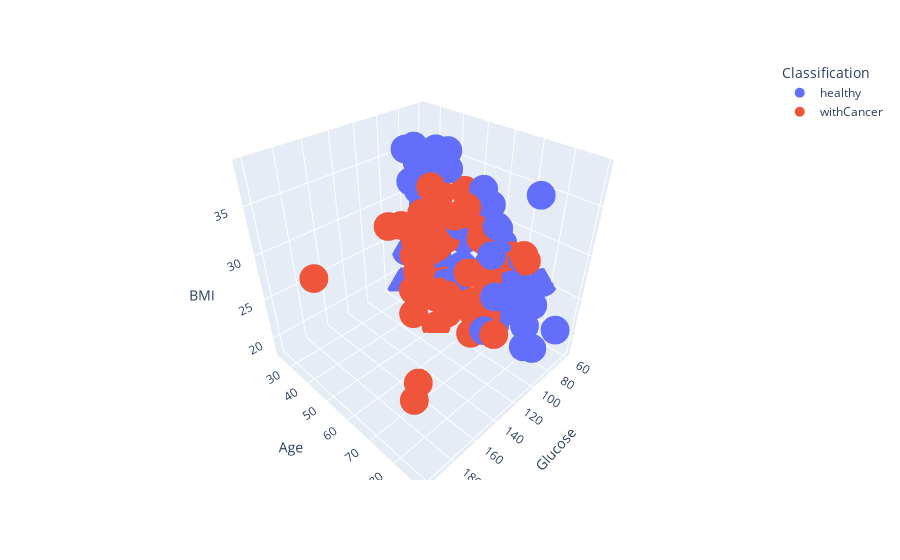
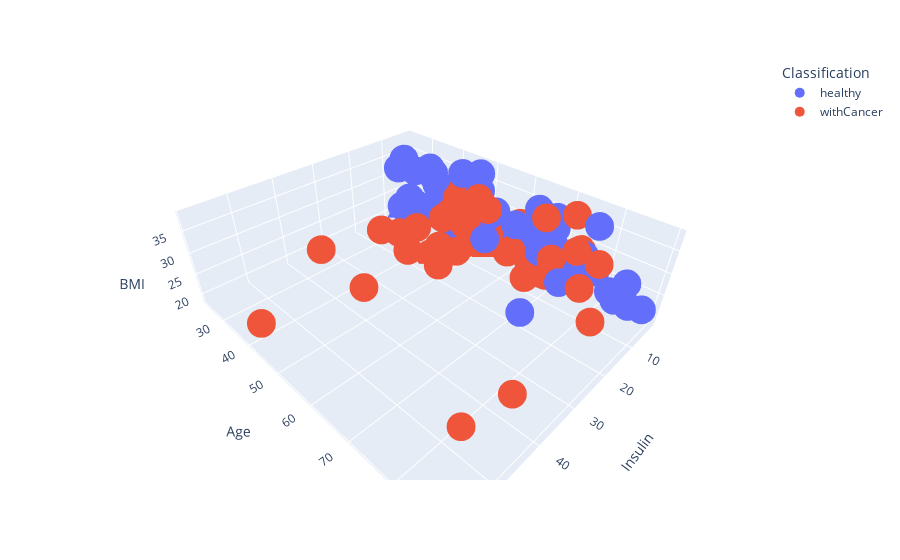
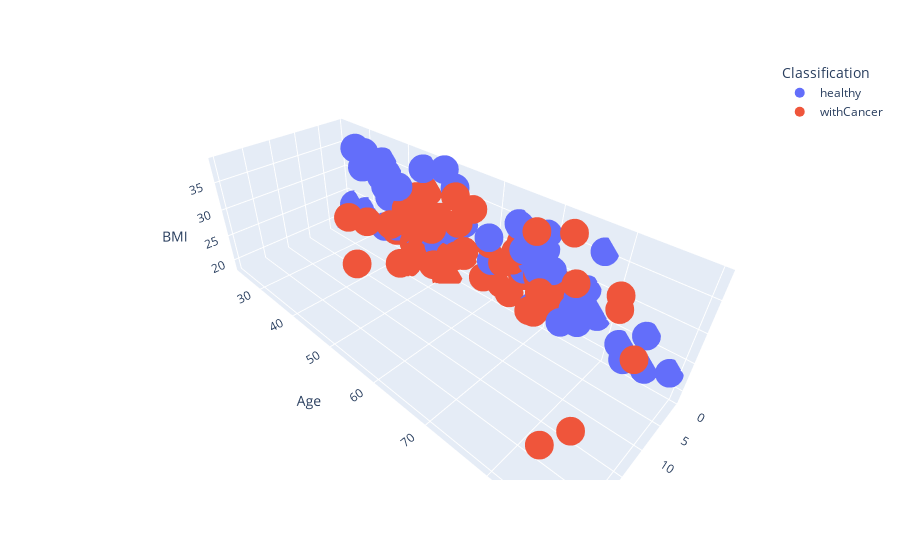
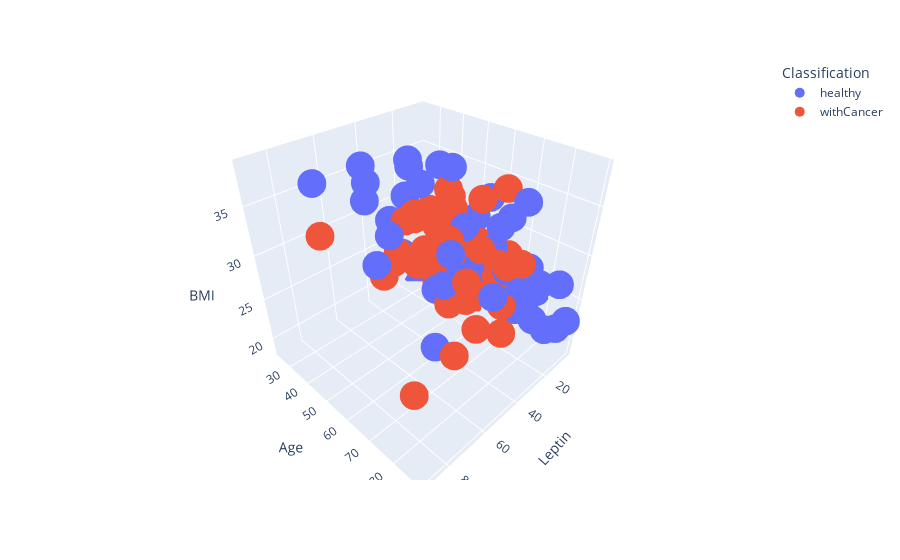

The code cell stored with these charts, in order, in its notebook:
### Markdown cell above
### Recolha de dados

### Code cell
# 64 patients with breast cancer and 52 healthy controls, 116 in total
# 1 - paciente sem cancro, 2 - paciente com cancro

file = pd.read_excel("../Data/dataR2.XLSX")
file = file.sample(frac=1).reset_index(drop=True) #Shuffle data
DataSet = pd.DataFrame(data=file.dropna()) #Remove NaN because of initial empty lines

# Find the indexes where the differente class samples are located
ixHealthy = np.where(DataSet['Classification'] == 1)
ixWithCancer = np.where(DataSet['Classification'] == 2)

# Define classes
Classes = ["healthy","withCancer"]

DataSet['Classification'].iloc[ixHealthy] = Classes[0]
DataSet['Classification'].iloc[ixWithCancer] = Classes[1] 

count = 0

for w in DataSet.columns:
    for i in DataSet.columns: 
        for n in DataSet.columns:
            if count > 10:
                x = input("Press Enter to continue or 'q' to quit: ")
                count = 0
                if x.lower() == 'q':
                    break

            if w == 'Classification' or i == 'Classification' or n == 'Classification' or w == i or w == n or i == n:
                continue
            fig = px.scatter_3d(x = DataSet[n], y = DataSet[w], z = DataSet[i], color = DataSet['Classification'], labels=dict(x = n, y = w, z = i , color = "Classification"))
            count += 1

            fig.update_traces(marker_size=10)
            fig.show()

### Figure 1 — Plotly figure (JSON) as saved in the notebook; plotly's stock layout.template omitted (floating-point values rounded to 4 significant figures)
{"data": [{"hovertemplate": "Classification=healthy<br>Glucose=%{x}<br>Age=%{y}<br>BMI=%{z}<extra></extra>", "legendgroup": "healthy", "marker": {"color": "#636efa", "size": 10, "symbol": "circle"}, "mode": "markers", "name": "healthy", "scene": "scene", "showlegend": true, "type": "scatter3d", "x": [92, 95, 75, 101, 78, 88, 83, 89, 84, 87, 79, 97, 83, 77, 83, 92, 90, 77, 90, 110, 101, 85, 87, 89, 102, 84, 80, 93, 94, 118, 90, 92, 85, 101, 60, 91, 86, 84, 90, 86, 70, 96, 76, 87, 106, 82, 94, 103, 77, 85, 82, 82], "y": [83, 64, 38, 66, 34, 24, 75, 43, 29, 34, 67, 73, 76, 51, 45, 49, 35, 68, 54, 76, 69, 77, 28, 69, 71, 47, 36, 69, 76, 76, 66, 86, 61, 53, 78, 82, 44, 35, 66, 36, 48, 85, 77, 32, 50, 66, 75, 60, 89, 75, 29, 25], "z": [20.69, 34.53, 23.34, 36.21, 21.47, 18.67, 23, 34.42, 32.27, 31.98, 29.61, 22, 29.22, 27.69, 37.04, 22.85, 35.25, 21.37, 30.48, 27.1, 35.09, 25.9, 35.86, 29.4, 30.3, 22.03, 34.17, 32.5, 27.2, 23.8, 31.45, 21.11, 32.04, 36.79, 25.3, 23.12, 20.76, 30.28, 27.7, 28.58, 23.5, 26.6, 35.59, 36.51, 38.58, 31.24, 25.7, 26.35, 22.7, 27.3, 23.01, 22.86]}, {"hovertemplate": "Classification=withCancer<br>Glucose=%{x}<br>Age=%{y}<br>BMI=%{z}<extra></extra>", "legendgroup": "withCancer", "marker": {"color": "#EF553B", "size": 10, "symbol": "circle"}, "mode": "markers", "name": "withCancer", "scene": "scene", "showlegend": true, "type": "scatter3d", "x": [128, 95, 105, 119, 77, 103, 90, 131, 85, 134, 100, 102, 95, 116, 94, 99, 97, 92, 74, 88, 134, 108, 98, 70, 196, 199, 92, 93, 139, 102, 90, 112, 103, 100, 86, 93, 92, 92, 114, 88, 92, 112, 99, 104, 106, 131, 201, 105, 92, 152, 97, 83, 103, 97, 87, 138, 98, 78, 89, 98, 100, 101, 86, 82], "y": [40, 38, 51, 54, 59, 40, 48, 68, 65, 73, 62, 68, 57, 45, 49, 48, 65, 45, 45, 46, 49, 69, 42, 49, 85, 48, 46, 51, 58, 45, 45, 69, 43, 81, 46, 42, 34, 55, 44, 74, 45, 71, 44, 71, 44, 60, 86, 72, 62, 75, 41, 72, 51, 65, 52, 86, 59, 49, 66, 64, 82, 43, 54, 72], "z": [30.84, 22.5, 18.37, 36.05, 28.67, 27.64, 28.12, 35.56, 29.67, 37.11, 26.84, 21.08, 34.84, 23.14, 20.96, 32.46, 32.05, 26.85, 20.83, 20.83, 32.46, 28.44, 29.3, 29.78, 27.69, 31.25, 33.18, 19.13, 29.15, 21.3, 29.38, 21.51, 31.25, 31.64, 22.21, 21.36, 24.24, 31.98, 19.56, 28.65, 20.26, 25.51, 27.89, 27.92, 24.74, 31.23, 26.67, 23.62, 22.66, 30.48, 26.67, 29.14, 22.89, 30.92, 30.8, 27.18, 22.83, 21.37, 26.56, 22.22, 31.22, 26.56, 24.22, 25.59]}], "layout": {"legend": {"title": {"text": "Classification"}, "tracegroupgap": 0}, "margin": {"t": 60}, "scene": {"domain": {"x": [0, 1], "y": [0, 1]}, "xaxis": {"title": {"text": "Glucose"}}, "yaxis": {"title": {"text": "Age"}}, "zaxis": {"title": {"text": "BMI"}}}}}

### Figure 2 — Plotly figure (JSON) as saved in the notebook; plotly's stock layout.template omitted (floating-point values rounded to 4 significant figures)
{"data": [{"hovertemplate": "Classification=healthy<br>Insulin=%{x}<br>Age=%{y}<br>BMI=%{z}<extra></extra>", "legendgroup": "healthy", "marker": {"color": "#636efa", "size": 10, "symbol": "circle"}, "mode": "markers", "name": "healthy", "scene": "scene", "showlegend": true, "type": "scatter3d", "x": [3.115, 4.427, 5.782, 15.53, 3.469, 6.107, 4.952, 23.19, 5.81, 4.53, 5.819, 3.35, 5.376, 3.855, 6.76, 3.226, 6.817, 3.226, 5.537, 26.21, 5.646, 4.58, 8.576, 10.7, 8.34, 2.869, 6.59, 5.43, 14.07, 6.47, 9.245, 3.549, 18.08, 10.18, 3.508, 4.498, 7.553, 4.376, 6.042, 4.345, 2.707, 4.462, 3.881, 14.03, 6.703, 4.181, 8.079, 5.138, 4.69, 5.197, 5.663, 4.09], "y": [83, 64, 38, 66, 34, 24, 75, 43, 29, 34, 67, 73, 76, 51, 45, 49, 35, 68, 54, 76, 69, 77, 28, 69, 71, 47, 36, 69, 76, 76, 66, 86, 61, 53, 78, 82, 44, 35, 66, 36, 48, 85, 77, 32, 50, 66, 75, 60, 89, 75, 29, 25], "z": [20.69, 34.53, 23.34, 36.21, 21.47, 18.67, 23, 34.42, 32.27, 31.98, 29.61, 22, 29.22, 27.69, 37.04, 22.85, 35.25, 21.37, 30.48, 27.1, 35.09, 25.9, 35.86, 29.4, 30.3, 22.03, 34.17, 32.5, 27.2, 23.8, 31.45, 21.11, 32.04, 36.79, 25.3, 23.12, 20.76, 30.28, 27.7, 28.58, 23.5, 26.6, 35.59, 36.51, 38.58, 31.24, 25.7, 26.35, 22.7, 27.3, 23.01, 22.86]}, {"hovertemplate": "Classification=withCancer<br>Insulin=%{x}<br>Age=%{y}<br>BMI=%{z}<extra></extra>", "legendgroup": "withCancer", "marker": {"color": "#EF553B", "size": 10, "symbol": "circle"}, "mode": "markers", "name": "withCancer", "scene": "scene", "showlegend": true, "type": "scatter3d", "x": [41.89, 5.261, 6.03, 11.91, 3.188, 2.432, 2.54, 8.15, 14.65, 5.636, 4.53, 6.2, 12.55, 4.902, 12.3, 28.68, 5.73, 3.33, 4.56, 3.42, 24.89, 8.808, 4.172, 8.396, 51.81, 12.16, 5.75, 4.364, 16.58, 13.85, 4.713, 6.683, 4.328, 9.669, 36.94, 2.999, 21.7, 16.64, 15.89, 3.012, 3.44, 10.39, 9.208, 18.2, 58.46, 30.13, 41.61, 4.42, 3.482, 7.01, 22.03, 10.95, 2.74, 10.49, 30.21, 19.91, 6.862, 2.64, 6.524, 5.7, 18.08, 10.55, 3.73, 2.82], "y": [40, 38, 51, 54, 59, 40, 48, 68, 65, 73, 62, 68, 57, 45, 49, 48, 65, 45, 45, 46, 49, 69, 42, 49, 85, 48, 46, 51, 58, 45, 45, 69, 43, 81, 46, 42, 34, 55, 44, 74, 45, 71, 44, 71, 44, 60, 86, 72, 62, 75, 41, 72, 51, 65, 52, 86, 59, 49, 66, 64, 82, 43, 54, 72], "z": [30.84, 22.5, 18.37, 36.05, 28.67, 27.64, 28.12, 35.56, 29.67, 37.11, 26.84, 21.08, 34.84, 23.14, 20.96, 32.46, 32.05, 26.85, 20.83, 20.83, 32.46, 28.44, 29.3, 29.78, 27.69, 31.25, 33.18, 19.13, 29.15, 21.3, 29.38, 21.51, 31.25, 31.64, 22.21, 21.36, 24.24, 31.98, 19.56, 28.65, 20.26, 25.51, 27.89, 27.92, 24.74, 31.23, 26.67, 23.62, 22.66, 30.48, 26.67, 29.14, 22.89, 30.92, 30.8, 27.18, 22.83, 21.37, 26.56, 22.22, 31.22, 26.56, 24.22, 25.59]}], "layout": {"legend": {"title": {"text": "Classification"}, "tracegroupgap": 0}, "margin": {"t": 60}, "scene": {"domain": {"x": [0, 1], "y": [0, 1]}, "xaxis": {"title": {"text": "Insulin"}}, "yaxis": {"title": {"text": "Age"}}, "zaxis": {"title": {"text": "BMI"}}}}}

### Figure 3 — Plotly figure (JSON) as saved in the notebook; plotly's stock layout.template omitted (floating-point values rounded to 4 significant figures)
{"data": [{"hovertemplate": "Classification=healthy<br>HOMA=%{x}<br>Age=%{y}<br>BMI=%{z}<extra></extra>", "legendgroup": "healthy", "marker": {"color": "#636efa", "size": 10, "symbol": "circle"}, "mode": "markers", "name": "healthy", "scene": "scene", "showlegend": true, "type": "scatter3d", "x": [0.7069, 1.037, 1.07, 3.87, 0.6674, 1.33, 1.014, 5.092, 1.204, 0.9721, 1.134, 0.8015, 1.101, 0.7322, 1.384, 0.7321, 1.513, 0.6127, 1.229, 7.112, 1.407, 0.9603, 1.84, 2.35, 2.098, 0.59, 1.3, 1.246, 3.262, 1.883, 2.052, 0.8054, 3.79, 2.535, 0.5192, 1.01, 1.6, 0.9067, 1.341, 0.9217, 0.4674, 1.057, 0.7276, 3.01, 1.753, 0.8457, 1.873, 1.305, 0.8908, 1.09, 1.145, 0.8273], "y": [83, 64, 38, 66, 34, 24, 75, 43, 29, 34, 67, 73, 76, 51, 45, 49, 35, 68, 54, 76, 69, 77, 28, 69, 71, 47, 36, 69, 76, 76, 66, 86, 61, 53, 78, 82, 44, 35, 66, 36, 48, 85, 77, 32, 50, 66, 75, 60, 89, 75, 29, 25], "z": [20.69, 34.53, 23.34, 36.21, 21.47, 18.67, 23, 34.42, 32.27, 31.98, 29.61, 22, 29.22, 27.69, 37.04, 22.85, 35.25, 21.37, 30.48, 27.1, 35.09, 25.9, 35.86, 29.4, 30.3, 22.03, 34.17, 32.5, 27.2, 23.8, 31.45, 21.11, 32.04, 36.79, 25.3, 23.12, 20.76, 30.28, 27.7, 28.58, 23.5, 26.6, 35.59, 36.51, 38.58, 31.24, 25.7, 26.35, 22.7, 27.3, 23.01, 22.86]}, {"hovertemplate": "Classification=withCancer<br>HOMA=%{x}<br>Age=%{y}<br>BMI=%{z}<extra></extra>", "legendgroup": "withCancer", "marker": {"color": "#EF553B", "size": 10, "symbol": "circle"}, "mode": "markers", "name": "withCancer", "scene": "scene", "showlegend": true, "type": "scatter3d", "x": [13.23, 1.233, 1.562, 3.496, 0.6055, 0.6179, 0.5639, 2.634, 3.071, 1.863, 1.117, 1.56, 2.94, 1.403, 2.853, 7.003, 1.371, 0.7557, 0.8324, 0.7424, 8.226, 2.346, 1.009, 1.45, 25.05, 5.97, 1.305, 1.001, 5.685, 3.485, 1.046, 1.846, 1.1, 2.385, 7.836, 0.688, 4.924, 3.775, 4.468, 0.6538, 0.7807, 2.872, 2.249, 4.669, 15.29, 9.736, 20.63, 1.145, 0.7902, 2.628, 5.272, 2.242, 0.6961, 2.51, 6.483, 6.777, 1.659, 0.5079, 1.432, 1.378, 4.459, 2.63, 0.7913, 0.5704], "y": [40, 38, 51, 54, 59, 40, 48, 68, 65, 73, 62, 68, 57, 45, 49, 48, 65, 45, 45, 46, 49, 69, 42, 49, 85, 48, 46, 51, 58, 45, 45, 69, 43, 81, 46, 42, 34, 55, 44, 74, 45, 71, 44, 71, 44, 60, 86, 72, 62, 75, 41, 72, 51, 65, 52, 86, 59, 49, 66, 64, 82, 43, 54, 72], "z": [30.84, 22.5, 18.37, 36.05, 28.67, 27.64, 28.12, 35.56, 29.67, 37.11, 26.84, 21.08, 34.84, 23.14, 20.96, 32.46, 32.05, 26.85, 20.83, 20.83, 32.46, 28.44, 29.3, 29.78, 27.69, 31.25, 33.18, 19.13, 29.15, 21.3, 29.38, 21.51, 31.25, 31.64, 22.21, 21.36, 24.24, 31.98, 19.56, 28.65, 20.26, 25.51, 27.89, 27.92, 24.74, 31.23, 26.67, 23.62, 22.66, 30.48, 26.67, 29.14, 22.89, 30.92, 30.8, 27.18, 22.83, 21.37, 26.56, 22.22, 31.22, 26.56, 24.22, 25.59]}], "layout": {"legend": {"title": {"text": "Classification"}, "tracegroupgap": 0}, "margin": {"t": 60}, "scene": {"domain": {"x": [0, 1], "y": [0, 1]}, "xaxis": {"title": {"text": "HOMA"}}, "yaxis": {"title": {"text": "Age"}}, "zaxis": {"title": {"text": "BMI"}}}}}

### Figure 4 — Plotly figure (JSON) as saved in the notebook; plotly's stock layout.template omitted (floating-point values rounded to 4 significant figures)
{"data": [{"hovertemplate": "Classification=healthy<br>Leptin=%{x}<br>Age=%{y}<br>BMI=%{z}<extra></extra>", "legendgroup": "healthy", "marker": {"color": "#636efa", "size": 10, "symbol": "circle"}, "mode": "markers", "name": "healthy", "scene": "scene", "showlegend": true, "type": "scatter3d", "x": [8.844, 21.21, 15.26, 74.71, 14.57, 8.88, 17.13, 31.21, 45.62, 28.75, 21.9, 4.47, 28.56, 20.09, 39.98, 6.832, 50.61, 9.883, 12.33, 21.78, 83.48, 13.74, 68.51, 45.27, 56.5, 26.65, 10.28, 15.14, 35.89, 4.311, 45.96, 6.699, 30.77, 27.18, 6.633, 17.94, 14.09, 39.21, 24.85, 15.12, 8.807, 7.85, 21.79, 49.37, 46.64, 16.22, 65.93, 24.3, 6.964, 10.39, 35.59, 20.45], "y": [83, 64, 38, 66, 34, 24, 75, 43, 29, 34, 67, 73, 76, 51, 45, 49, 35, 68, 54, 76, 69, 77, 28, 69, 71, 47, 36, 69, 76, 76, 66, 86, 61, 53, 78, 82, 44, 35, 66, 36, 48, 85, 77, 32, 50, 66, 75, 60, 89, 75, 29, 25], "z": [20.69, 34.53, 23.34, 36.21, 21.47, 18.67, 23, 34.42, 32.27, 31.98, 29.61, 22, 29.22, 27.69, 37.04, 22.85, 35.25, 21.37, 30.48, 27.1, 35.09, 25.9, 35.86, 29.4, 30.3, 22.03, 34.17, 32.5, 27.2, 23.8, 31.45, 21.11, 32.04, 36.79, 25.3, 23.12, 20.76, 30.28, 27.7, 28.58, 23.5, 26.6, 35.59, 36.51, 38.58, 31.24, 25.7, 26.35, 22.7, 27.3, 23.01, 22.86]}, {"hovertemplate": "Classification=withCancer<br>Leptin=%{x}<br>Age=%{y}<br>BMI=%{z}<extra></extra>", "legendgroup": "withCancer", "marker": {"color": "#EF553B", "size": 10, "symbol": "circle"}, "mode": "markers", "name": "withCancer", "scene": "scene", "showlegend": true, "type": "scatter3d", "x": [31.04, 8.438, 9.62, 89.27, 17.02, 14.32, 15.53, 17.87, 26.52, 41.41, 12.45, 9.699, 33.16, 18.0, 11.24, 46.08, 61.48, 54.68, 7.753, 12.87, 42.39, 14.75, 12.26, 51.34, 70.88, 18.13, 18.69, 11.08, 22.89, 7.648, 23.85, 32.58, 25.78, 38.81, 10.16, 19.08, 16.74, 37.22, 13.08, 31.12, 7.65, 19.07, 12.68, 53.5, 18.16, 37.84, 47.65, 21.78, 9.865, 50.53, 44.71, 26.81, 8.016, 44.02, 29.27, 90.28, 14.9, 6.334, 14.91, 12.19, 31.65, 9.8, 8.687, 24.96], "y": [40, 38, 51, 54, 59, 40, 48, 68, 65, 73, 62, 68, 57, 45, 49, 48, 65, 45, 45, 46, 49, 69, 42, 49, 85, 48, 46, 51, 58, 45, 45, 69, 43, 81, 46, 42, 34, 55, 44, 74, 45, 71, 44, 71, 44, 60, 86, 72, 62, 75, 41, 72, 51, 65, 52, 86, 59, 49, 66, 64, 82, 43, 54, 72], "z": [30.84, 22.5, 18.37, 36.05, 28.67, 27.64, 28.12, 35.56, 29.67, 37.11, 26.84, 21.08, 34.84, 23.14, 20.96, 32.46, 32.05, 26.85, 20.83, 20.83, 32.46, 28.44, 29.3, 29.78, 27.69, 31.25, 33.18, 19.13, 29.15, 21.3, 29.38, 21.51, 31.25, 31.64, 22.21, 21.36, 24.24, 31.98, 19.56, 28.65, 20.26, 25.51, 27.89, 27.92, 24.74, 31.23, 26.67, 23.62, 22.66, 30.48, 26.67, 29.14, 22.89, 30.92, 30.8, 27.18, 22.83, 21.37, 26.56, 22.22, 31.22, 26.56, 24.22, 25.59]}], "layout": {"legend": {"title": {"text": "Classification"}, "tracegroupgap": 0}, "margin": {"t": 60}, "scene": {"domain": {"x": [0, 1], "y": [0, 1]}, "xaxis": {"title": {"text": "Leptin"}}, "yaxis": {"title": {"text": "Age"}}, "zaxis": {"title": {"text": "BMI"}}}}}
